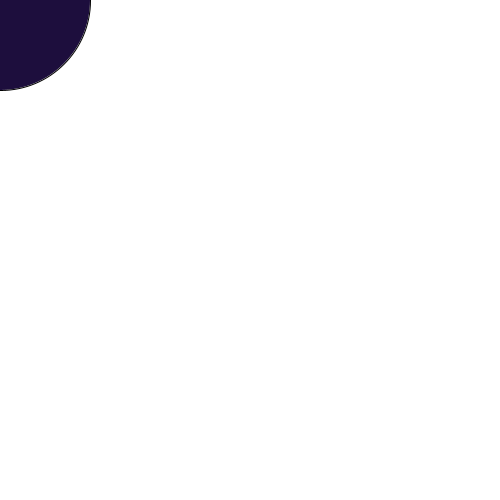
Frame 1 (no input)
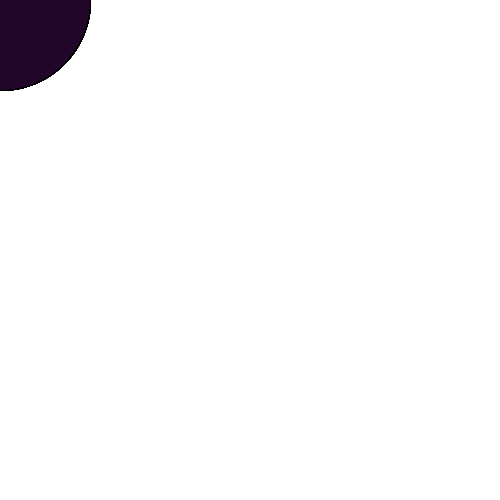
Frame 60 (the mouse pressed at the canvas centre just before this capture)
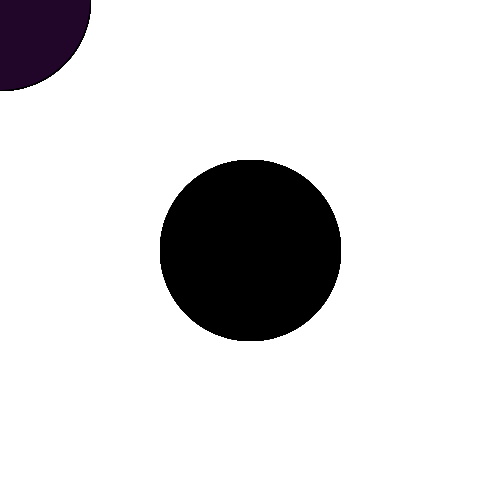
Frame 120 (the mouse held since frame 60 and released just before this capture)

The Processing sketch that drew these frames (run headless with seeded random() and noise(); from frame 60 on, the mouse is pressed at the canvas centre):

// Processing sketch: processing_134442
// ── processing_134442.pde

void setup() {
  size (500,500);
  background (255);
}
void draw() {
  if (mousePressed) {
    fill(0);
     } else {
    fill((random(45)),(random(56)),(random(65)));
    }
  ellipse (mouseX,mouseY,180,180);
}
